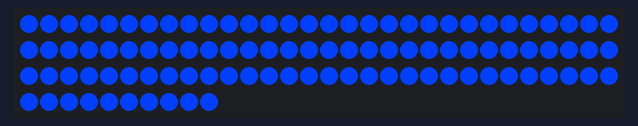
Bench run of a sketch on a simulated ESP8266 (NodeMCU). Parts: 100 RGB LEDs in strip order, left to right, continuing on the next row. WiFi joins after 1.5 s; servers stay silent unless stated; uploads are accepted with an empty reply; what the sketch prints to the serial monitor is not drawn.

Above: at 1.8 s.

The sketch:

mise.ino
```cpp
/*
 * ESP8266 강좌 시리즈
 * 미제먼지 데이터 받아오기 3편
 *
 * 본 저작물은 '한국환경공단'에서 실시간 제공하는 '한국환경공단_대기오염정보'를 이용하였습니다.
 * https://www.data.go.kr/dataset/15000581/openapi.do
 */

#include <ESP8266WiFi.h> // ESP 8266 와이파이 라이브러리
#include <ESP8266HTTPClient.h> // HTTP 클라이언트
#include <Adafruit_NeoPixel.h> // 네오픽셀 라이브러리
#define NUMPIXELS      100 // 네오픽셀 LED 수
#define LED_PIN        D4 // 네오픽셀 입력 핀
Adafruit_NeoPixel pixels = Adafruit_NeoPixel(NUMPIXELS, LED_PIN, NEO_GRBW + NEO_KHZ800); // 네오픽셀 객체

String sido = "서울"; // 서울, 부산, 대구, 인천, 광주, 대전, 울산, 경기, 강원, 충북, 충남, 전북, 전남, 경북, 경남, 제주, 세종 중 입력
String key = "TXb7Lz0%2FjL91wRXXEvNRe5OIyQkWO3wEC%2BgNcAdFMFegX%2Fhlj3pjm9%2BHrHI1ph8v9KZ1f7nLwp3waGxkKj01Yw%3D%3D";
String url = "http://openapi.airkorea.or.kr/openapi/services/rest/ArpltnInforInqireSvc/getCtprvnMesureSidoLIst?sidoName=" + sido + "&searchCondition=HOUR&pageNo=1&numOfRows=200&ServiceKey=" + key;

float so2, co, o3, no2, pm10, pm25 = 0; // 대기오염정보 데이터값
int score = 0; // 대기오염점수 0-최고 7-최악

void setup()
{
  // 시리얼 세팅
  Serial.begin(9600);
//  while(!Serial);

  // 네오픽셀 초기화
  pixels.begin();
  for (int i = 0; i < NUMPIXELS; i++) {
    pixels.setPixelColor(i, 0);
  }
  pixels.show();
//  pixels.setBrightness(50);


  // 와이파이 접속
//  WiFi.begin("amado", "amadoart"); // 공유기 이름과 비밀번호
  WiFi.begin("TP-LINK_F22616", "25487725"); // 공유기 이름과 비밀번호

  Serial.print("Connecting");
  while (WiFi.status() != WL_CONNECTED) // 와이파이 접속하는 동안 "." 출력
  {
    delay(500);
    Serial.print(".");
  }
  Serial.println();

  Serial.print("Connected, IP address: ");
  Serial.println(WiFi.localIP()); // 접속된 와이파이 주소 출력
}

void loop() {
  if (WiFi.status() == WL_CONNECTED) // 와이파이가 접속되어 있는 경우
  {
    WiFiClient client; // 와이파이 클라이언트 객체
    HTTPClient http; // HTTP 클라이언트 객체

    if (http.begin(url)) {  // HTTP
      // 서버에 연결하고 HTTP 헤더 전송
      int httpCode = http.GET();

      // httpCode 가 음수라면 에러
      if (httpCode > 0) { // 에러가 없는 경우
        if (httpCode == HTTP_CODE_OK || httpCode == HTTP_CODE_MOVED_PERMANENTLY) {
          String payload = http.getString(); // 받은 XML 데이터를 String에 저장
          int cityIndex = payload.indexOf("용산구");
          so2 = getNumber(payload, "<so2Value>", cityIndex);
          co = getNumber(payload, "<coValue>", cityIndex);
          o3 = getNumber(payload, "<o3Value>", cityIndex);
          no2 = getNumber(payload, "<no2Value>", cityIndex);
          pm10 = getNumber(payload, "<pm10Value>", cityIndex);
          pm25 = getNumber(payload, "<pm25Value>", cityIndex);
        }
      } else {
        Serial.printf("[HTTP] GET... Failed. Connection Failed: %s\n", http.errorToString(httpCode).c_str());
      }
      http.end();
    } else {
      Serial.printf("[HTTP] Access denied\n");
    }
    score = getScore(); // score 변수에 대기오염점수 저장
    Serial.println(score); // 시리얼로 출력
    setLEDColor(score); // 점수에 따라 LED 색상 출력
    delay(600000);
  }
}

float getNumber(String str, String tag, int from) {
  int f = str.indexOf(tag, from) + tag.length(); // 테그의 위치와 테그의 문자 길이의 합
  int t = str.indexOf("<", f); // 다음 테스시작위치
  String s = str.substring(f, t); // 테그 사이의 숫자를 문자열에 저장
  return s.toFloat(); // 문자를 소수로 변환 후 반환
}

int getScore() {
  int s = -1;
  if (pm10 >= 151 || pm25 >= 76 || o3 >= 0.38 || no2 >= 1.1 || co >= 32 || so2 > 0.6) // 최악
    s = 7;
  else if (pm10 >= 101 || pm25 >= 51 || o3 >= 0.15 || no2 >= 0.2 || co >= 15 || so2 > 0.15) // 매우 나쁨
    s = 6;
  else if (pm10 >= 76 || pm25 >= 38 || o3 >= 0.12 || no2 >= 0.13 || co >= 12 || so2 > 0.1) // 상당히 나쁨
    s = 5;
  else if (pm10 >= 51 || pm25 >= 26 || o3 >= 0.09 || no2 >= 0.06 || co >= 9 || so2 > 0.05) // 나쁨
    s = 4;
  else if (pm10 >= 41 || pm25 >= 21 || o3 >= 0.06 || no2 >= 0.05 || co >= 5.5 || so2 > 0.04) // 보통
    s = 3;
  else if (pm10 >= 31 || pm25 >= 16 || o3 >= 0.03 || no2 >= 0.03 || co >= 2 || so2 > 0.02) // 양호
    s = 2;
  else if (pm10 >= 16 || pm25 >= 9 || o3 >= 0.02 || no2 >= 0.02 || co >= 1 || so2 > 0.01) // 좋음
    s = 1;
  else // 최고
    s = 0;
  return s;
}

void setLEDColor(int s) {
  int color;
  if (s == 0) // 최고
    color = pixels.Color(0, 63, 255);
  else if (s == 1) // 좋음
    color = pixels.Color(0, 127, 255);
  else if (s == 2) // 양호
    color = pixels.Color(0, 255, 255);
  else if (s == 3) // 보통
    color = pixels.Color(0, 255, 63);
  else if (s == 4) // 나쁨
    color = pixels.Color(255, 127, 0);
  else if (s == 5) // 상당히 나쁨
    color = pixels.Color(255, 63, 0);
  else if (s == 6) // 매우 나쁨
    color = pixels.Color(255, 31, 0);
  else // 최악
    color = pixels.Color(255, 0, 0);
  for (int i = 0; i < pixels.numPixels(); i++) {
    pixels.setPixelColor(i, color);
  }
  pixels.show();
}
```
